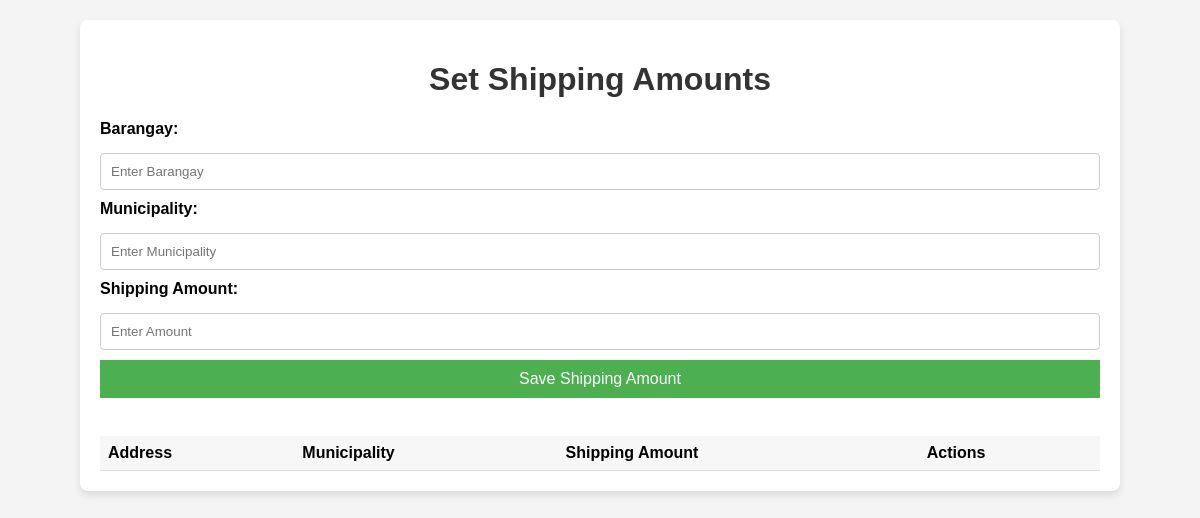
The page /1/admin/shipping.php on the database as committed earlier.
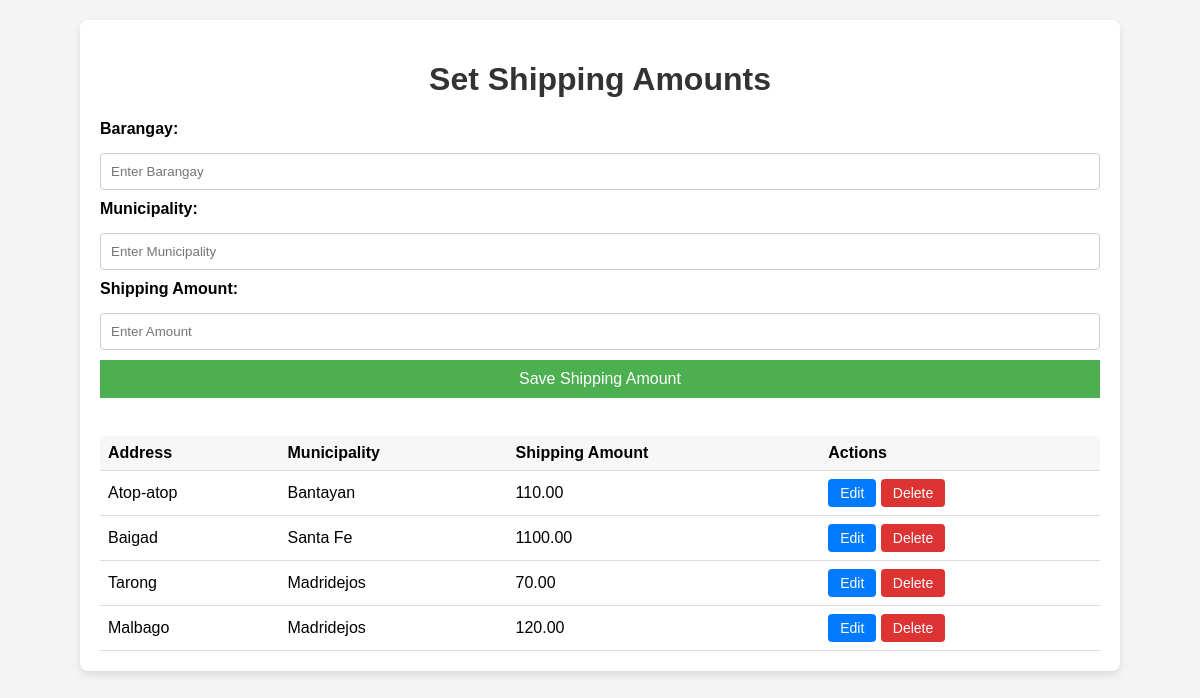
The same page on the database as committed later.
### tables this page shows
CREATE TABLE `shipping_info` (
  `id` int(11) NOT NULL,
  `address` varchar(255) DEFAULT NULL,
  `street_address` varchar(255) DEFAULT NULL,
  `map_location` text DEFAULT NULL,
  `municipality` varchar(100) DEFAULT NULL,
  `email` varchar(100) NOT NULL,
  `shipping_amount` decimal(10,2) DEFAULT NULL,
  `created_at` timestamp NOT NULL DEFAULT current_timestamp() ON UPDATE current_timestamp()
);

### 1/admin/shipping.php (the view, shortened to what this page needs)
<!DOCTYPE html>
<html lang="en">
<head>
    <link rel="stylesheet" href="https://cdn.datatables.net/1.13.5/css/jquery.dataTables.min.css">
</head>
<body>
    <div class="container">
        <h1>Set Shipping Amounts</h1>
        <form id="shippingForm" action="" method="POST">
            <label for="address">Barangay:</label>
            <input type="text" id="address" name="address" placeholder="Enter Barangay" required>
            <label for="municipality">Municipality:</label>
            <input type="text" id="municipality" name="municipality" placeholder="Enter Municipality" required>
            <label for="shipping_amount">Shipping Amount:</label>
            <input type="number" id="shipping_amount" name="shipping_amount" placeholder="Enter Amount" required>
            <input type="submit" value="Save Shipping Amount">
        </form>
        <br>
        <table id="shippingTable" class="display">
            <thead>
                <tr>
                    <th>Address</th>
                    <th>Municipality</th>
                    <th>Shipping Amount</th>
                    <th>Actions</th>
                </tr>
            </thead>
            <tbody>
                <?php
                include 'db_connect.php';
                $select_query = "SELECT * FROM shipping_info";
                $result = $conn->query($select_query);
                if ($result && $result->num_rows > 0):
                    while ($row = $result->fetch_assoc()):
                ?>
                <tr>
                    <td><?php echo htmlspecialchars($row['address']); ?></td>
                    <td><?php echo htmlspecialchars($row['municipality']); ?></td>
                    <td><?php echo htmlspecialchars($row['shipping_amount']); ?></td>
                    <td>
                        <button class="btn btn-edit" onclick="populateForm('<?php echo htmlspecialchars($row['address']); ?>', '<?php echo htmlspecialchars($row['municipality']); ?>', '<?php echo htmlspecialchars($row['shipping_amount']); ?>')">Edit</button>
                        <form action="" method="POST" style="display:inline;">
                            <button type="button" class="btn btn-delete" onclick="confirmDelete(this.form)">Delete</button>
                        </form>
                    </td>
                </tr>
                <?php endwhile; endif; ?>
            </tbody>
        </table>
    </div>
</body>
</html>

### 1/admin/shipping.php (style rules this page uses)
body { font-family: Arial, sans-serif; background-color: #f4f4f4; margin: 0; padding: 20px; }
h1 { text-align: center; color: #333; }
.container { max-width: 1000px; margin: 0 auto; background: white; padding: 20px; border-radius: 8px; box-shadow: 0 4px 8px rgba(0, 0, 0, 0.1); }
form label { display: block; margin-bottom: 5px; font-weight: bold; }
input[type="text"], input[type="number"] { padding: 10px; margin: 10px 0; width: 100%; border: 1px solid #ccc; border-radius: 4px; box-sizing: border-box; }
input[type="submit"] { background-color: #4CAF50; color: white; border: none; cursor: pointer; width: 100%; padding: 10px; font-size: 16px; }
table { width: 100%; border-collapse: collapse; margin-top: 20px; }
th, td { text-align: left; padding: 8px; border-bottom: 1px solid #ddd; }
th { background-color: #f7f7f7; font-weight: bold; }
.btn { cursor: pointer; padding: 6px 12px; border: none; border-radius: 4px; font-size: 14px; }
.btn-edit { background-color: #007bff; color: white; }
.btn-delete { background-color: #d33; color: white; }

Rows that differ between the two databases and show on the page:
added shipping_info: address "Atop-atop", municipality "Bantayan", shipping_amount "110.00"
added shipping_info: address "Baigad", municipality "Santa Fe", shipping_amount "1100.00"
added shipping_info: address "Tarong", municipality "Madridejos", shipping_amount "70.00"
added shipping_info: address "Malbago", municipality "Madridejos", shipping_amount "120.00"
